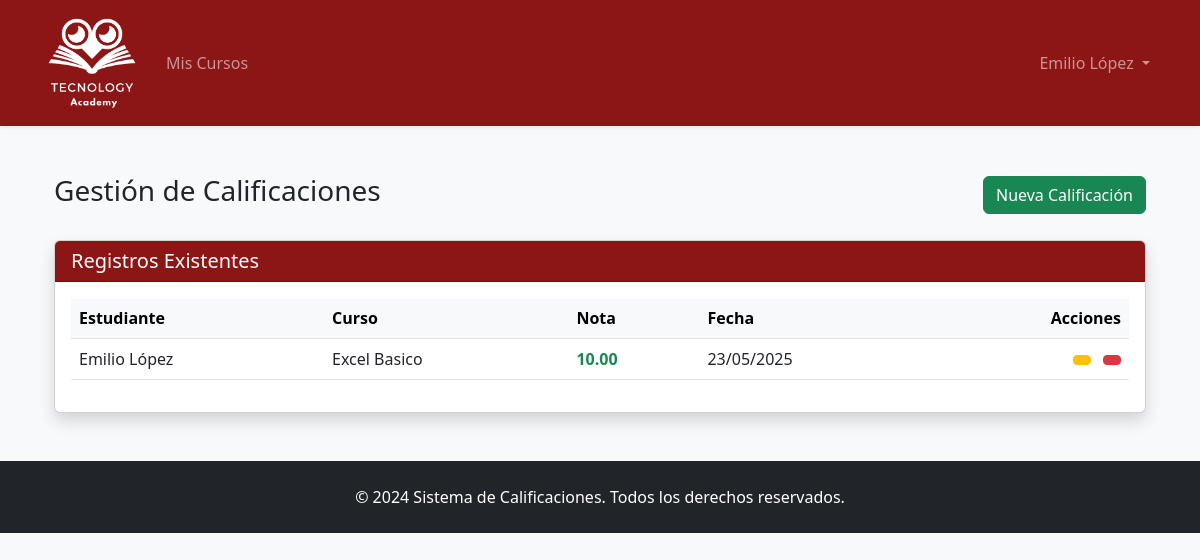
The page /gestion-calificaciones/ (signed in) on the database as committed earlier.
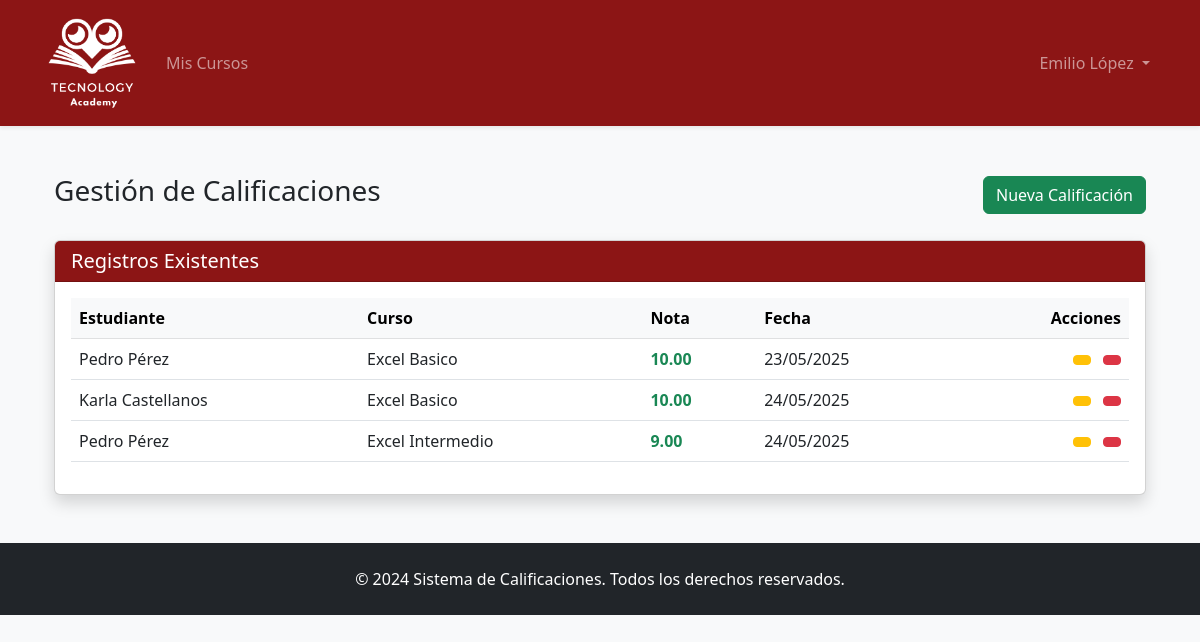
The same page on the database as committed later.
### calificaciones/models.py (models this page shows)
class UsuarioPersonalizado(AbstractUser):
    ROLES = (
        ('E', 'Estudiante'),
        ('P', 'Profesor'),
        ('A', 'Administrador'),
    )
    rol = models.CharField(max_length=1, choices=ROLES, default='E')

class Calificacion(models.Model):
    estudiante = models.ForeignKey(UsuarioPersonalizado, on_delete=models.CASCADE)
    curso = models.ForeignKey(Curso, on_delete=models.CASCADE)
    nota = models.DecimalField(max_digits=5, decimal_places=2)
    fecha = models.DateField(auto_now_add=True)

class Curso(models.Model):
    nombre = models.CharField(max_length=100)
    codigo = models.CharField(max_length=10, unique=True)
    profesor = models.ForeignKey(UsuarioPersonalizado, on_delete=models.SET_NULL, null=True)

### calificaciones/views.py (the view, shortened to what this page needs)
# urls.py: path('gestion-calificaciones/', views.gestion_calificaciones, name='gestion_calificaciones'),
@login_required
def gestion_calificaciones(request, calificacion_id=None):
    if request.user.rol not in ['P']:
        messages.error(request, 'Acceso restringido a profesores')
        return redirect('dashboard')
    editar = False
    instance = None
    cursos = Curso.objects.all()
    if request.user.rol == 'P':
        cursos = cursos.filter(profesor=request.user)
    estudiantes = UsuarioPersonalizado.objects.filter(rol='E') if request.user.rol == 'P' else None
    calificaciones = Calificacion.objects.filter(curso__profesor=request.user) if request.user.rol == 'P' else Calificacion.objects.all()
    calificaciones = calificaciones.select_related('curso', 'estudiante')
    if calificacion_id:
        instance = get_object_or_404(Calificacion, id=calificacion_id)
        editar = True
        if request.user.rol == 'P' and instance.curso.profesor != request.user:
            messages.error(request, 'No tienes permiso para editar esta calificación')
            return redirect('gestion_calificaciones')
    context = {
        'editar': editar,
        'cursos': cursos,
        'estudiantes': estudiantes,
        'calificaciones': calificaciones,
        'form': instance
    }
    return render(request, 'gestion_calificaciones.html', context)

### templates/gestion_calificaciones.html (shortened to what this page needs)
{% extends 'base.html' %}
{% load static %}
{% block content %}
<div class="container mt-4">
    <div class="d-flex justify-content-between align-items-center mb-4">
        <h3>
            {% if editar %}
                <i class="bi bi-pencil-square"></i> Editar Calificación
            {% else %}
                 Gestión de Calificaciones
            {% endif %}
        </h3>
        {% if not editar %}
        <a href="{% url 'gestion_calificaciones' %}?nueva=1" class="btn btn-success">
             Nueva Calificación
        </a>
        {% endif %}
    </div>
    <div class="card shadow mb-5">
        <div class="card-header bg-dark-red text-white">
            <h5 class="mb-0"> Registros Existentes</h5>
        </div>
        <div class="card-body">
            <div class="table-responsive">
                <table class="table table-hover align-middle">
                    <thead class="table-light">
                        <tr>
                            {% if user.rol == 'P' %}<th>Estudiante</th>{% endif %}
                            <th>Curso</th>
                            <th>Nota</th>
                            <th>Fecha</th>
                            <th class="text-end">Acciones</th>
                        </tr>
                    </thead>
                    <tbody>
                        {% for calificacion in calificaciones %}
                        <tr>
                            {% if user.rol == 'P' %}
                            <td>{{ calificacion.estudiante.get_full_name }}</td>
                            {% endif %}
                            <td>{{ calificacion.curso.nombre }}</td>
                            <td class="fw-bold {% if calificacion.nota >= 6.0 %}text-success{% else %}text-danger{% endif %}">
                                {{ calificacion.nota }}
                            </td>
                            <td>{{ calificacion.fecha|date:"d/m/Y" }}</td>
                            <td class="text-end">
                                <a href="{% url 'editar_calificacion' calificacion.id %}"
                                   class="btn btn-sm btn-warning me-2"
                                   data-bs-toggle="tooltip"
                                   title="Editar">
                                </a>
                                <form method="post"
                                      action="{% url 'eliminar_calificacion' calificacion.id %}"
                                      class="d-inline">
                                    <button type="submit"
                                            class="btn btn-sm btn-danger"
                                            data-bs-toggle="tooltip"
                                            title="Eliminar"
                                            onclick="return confirm('¿Está seguro de eliminar esta calificación?')">
                                    </button>
                                </form>
                            </td>
                        </tr>
                        {% endfor %}
                    </tbody>
                </table>
            </div>
        </div>
    </div>
</div>
{% endblock %}

### templates/base.html (shortened to what this page needs)
{% load static %}
<!DOCTYPE html>
<html lang="es">
<head>
    <link href="https://cdn.jsdelivr.net/npm/bootstrap@5.3.0/dist/css/bootstrap.min.css" rel="stylesheet">
    <link rel="stylesheet" href="{% static 'css/custom.css' %}">
</head>
<body class="bg-light">
    <nav class="navbar navbar-expand-lg navbar-dark bg-dark-red shadow-sm">
        <div class="container">
            <a class="navbar-brand" href="{% url 'dashboard' %}">
                <img src="{% static 'img/logo.png' %}" alt="Logo" height="100">
            </a>
            <div class="collapse navbar-collapse" id="navbarNav">
                <ul class="navbar-nav me-auto">
                    {% if user.is_authenticated %}
                        {% if user.rol == 'E' %}
                            <li class="nav-item">
                                <a class="nav-link" href="{% url 'perfil_estudiante' %}">Mi Boletín</a>
                            </li>
                        {% elif user.rol == 'P' %}
                            <li class="nav-item">
                                <a class="nav-link" href="{% url 'gestion_calificaciones' %}">Mis Cursos</a>
                            </li>
                        {% elif user.rol == 'A' %}
                        <li class="nav-item">
                            <a class="nav-link" href="/admin"> Panel Administrativo</a>
                        </li>
                        {% endif %}
                    {% endif %}
                </ul>
                <ul class="navbar-nav">
                    {% if user.is_authenticated %}
                        <li class="nav-item dropdown">
                            <a class="nav-link dropdown-toggle" href="#" role="button" data-bs-toggle="dropdown">
                                {{ user.get_full_name }}
                            </a>
                        </li>
                    {% else %}
                        <li class="nav-item">
                            <a class="nav-link" href="{% url 'login' %}">Ingresar</a>
                        </li>
                    {% endif %}
                </ul>
            </div>
        </div>
    </nav>
    <main class="container my-5">
        {% block content %}{% endblock %}
    </main>
    <footer class="bg-dark text-white py-4 mt-5">
        <div class="container text-center">
            <p class="mb-0">&copy; 2024 Sistema de Calificaciones. Todos los derechos reservados.</p>
        </div>
    </footer>
</body>
</html>

### static/css/custom.css (style rules this page uses)
:root { --dark-red: #8C1515; --hover-red: #6a0f0f; }
.bg-dark-red { background-color: var(--dark-red) !important; }
.bg-dark-red { background-color: #8C1515; }

Rows that differ between the two databases and show on the page:
changed Calificacion (number 1 of 3 on the later page): estudiante.get_full_name "Emilio López" → "Pedro Pérez"
added Calificacion: estudiante.get_full_name "Karla Castellanos", curso.nombre "Excel Basico", nota "10.00", fecha "24/05/2025"
added Calificacion: estudiante.get_full_name "Pedro Pérez", curso.nombre "Excel Intermedio", nota "9.00", fecha "24/05/2025"
